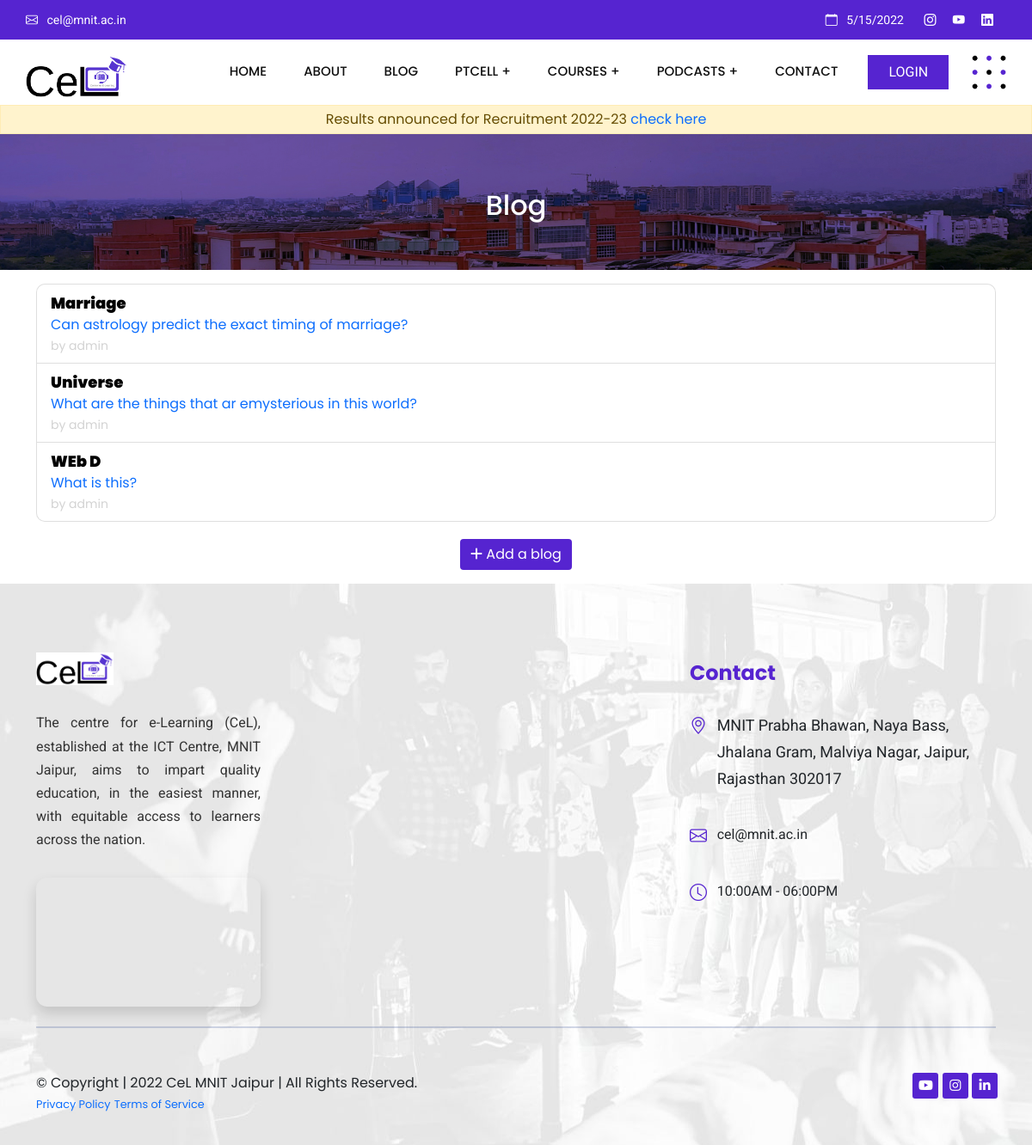
Page /allquestions/ on the committed database.
### myapp/models.py (models this page shows, shortened)
class Question(models.Model):
    author = models.ForeignKey(User, null=False, on_delete=models.CASCADE)
    title = models.CharField(max_length=200, null=False)
    body = models.TextField(null=False)
    created_at = models.DateTimeField(auto_now_add=True)
    updated_at = models.DateTimeField(auto_now=True)

### myapp/views.py (the view)
# urls.py: path('allquestions/', views.allquestions, name='allquestions'),
def allquestions(request):
    questions = Question.objects.all().order_by('-created_at')
    context = {
        'questions': questions
    }
    return render(request, 'allquestions.html', context)

### templates/allquestions.html (shortened to what this page needs)
{% extends 'base.html' %}
{% block content %}
<section style="background-repeat:no-repeat;background-size:cover;background-position:center;background-color:#9873f3;background-blend-mode: multiply; background-image: url(../static/images/vltc.jpg);display:flex;justify-content:center;align-items:center">
  <div class="container py-5 text-center">
      <h2 class="pt-3 text-white">Blog</h2>
  </div>
</section>
<section class="container mt-3">
    <div class="question-list-item">
        <ul class="list-group" style="border-radius: 10px;">
            {% for question in questions %}
            <li class="list-group-item">
                <a style="text-decoration: none" href="{% url 'question' question.id %}">
                    <p class="question-list-item-title">
                      {{question.title}}
                    </p>
                    <p class="mb-0">{{question.body}}</p>
                    <small class="question-list-item-author">
                      by {{question.author.username}}
                    </small>
                  </a>
            </li>
            {% endfor %}
          </ul>
      </div>
      {% if not user.is_authenticated %}
<div class="container pb-3">
  <div class="text-center">
    <a class="btn btn-primary" style="text-decoration: none" href="/login"><i class="fa fa-plus"></i> Add a blog</a>
  </div>
</div>
{% endif %}
</section>
{% endblock content %}

### static/styles.css (style rules this page uses)
html { scroll-behavior: smooth; }
body { font-family: "Poppins", sans-serif; }
.btn-primary { background-color: #5624d0 !important; border: 0 !important; }

### static/styles2.css (style rules this page uses)
.question-list-item { margin-bottom: 20px; }
.question-list-item-title { color: black; font-size: 18px; font-weight: 900; margin: 0 }
.question-list-item-author { color: lightgray; margin: 0; }

### rows in the picture
Question: title "Marriage", body "Can astrology predict the exact timing of marriage?", author.username "admin"
Question: title "Universe", body "What are the things that ar emysterious in this world?", author.username "admin"
Question: title "WEb D", body "What is this?", author.username "admin"
